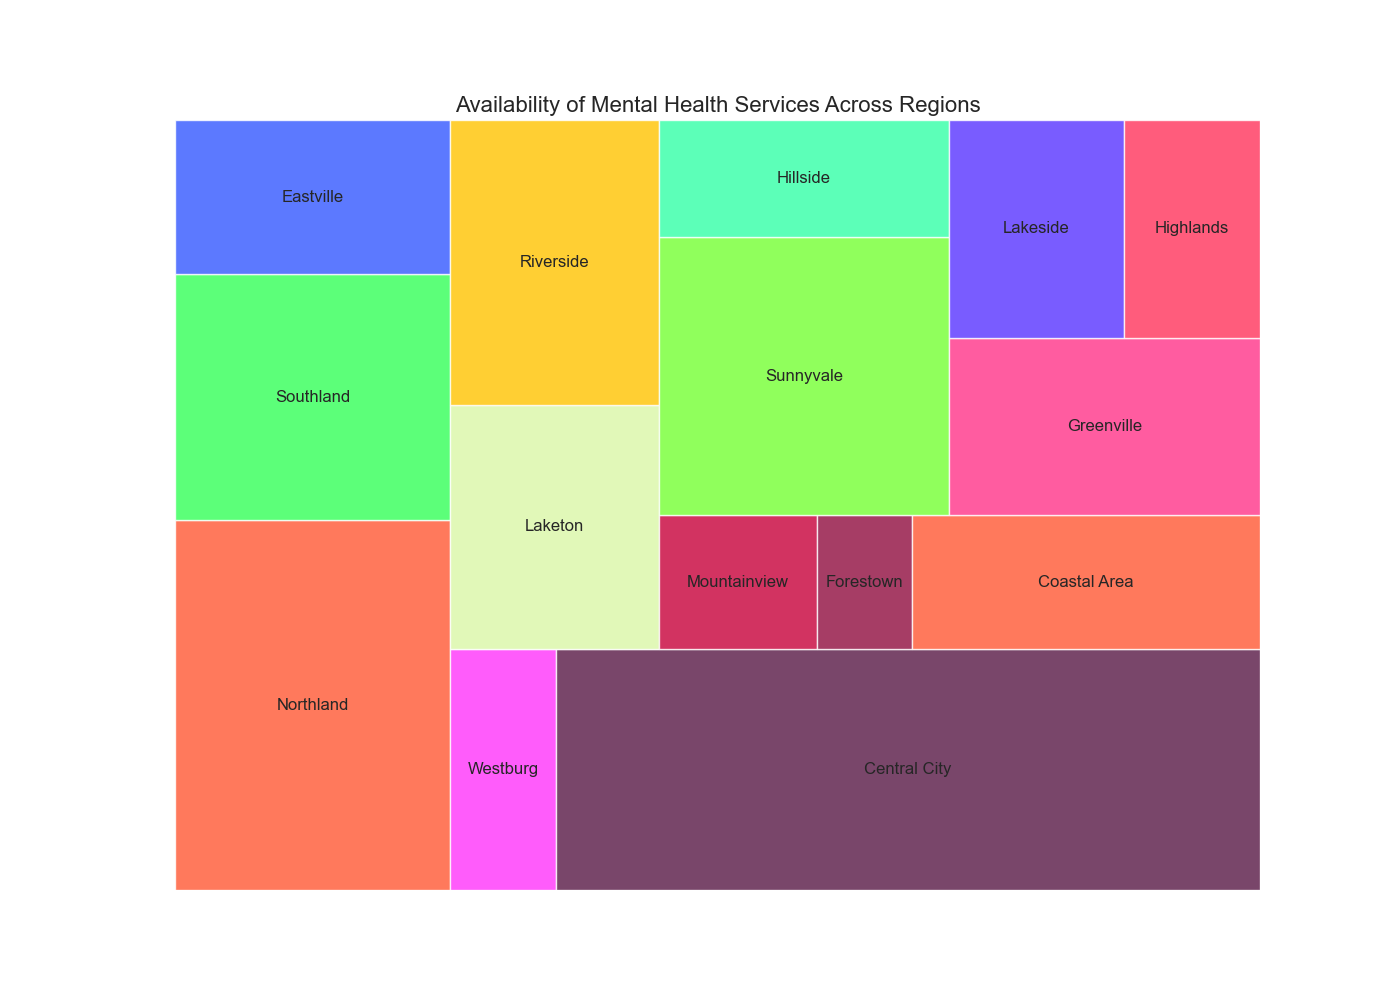

Python code for this plot:

import matplotlib.pyplot as plt
import pandas as pd
import squarify

# Data for creating the treemap
data = {
    'Region': ['Northland', 'Southland', 'Eastville', 'Westburg', 'Central City',
               'Laketon', 'Riverside', 'Mountainview', 'Forestown', 'Coastal Area',
               'Sunnyvale', 'Hillside', 'Greenville', 'Lakeside', 'Highlands'],
    'Mental Health Services': [120, 80, 50, 30, 200, 
                               60, 70, 25, 15, 55,
                               95, 40, 65, 45, 35]
}

# Convert the data dictionary to a pandas DataFrame
df = pd.DataFrame(data)

# Define size of the figure
plt.figure(figsize=(14,10))

# Define custom colors using specific color codes
colors = ['#FF5733', '#33FF57', '#3357FF', '#FF33FB', '#581845',
          '#DAF7A6', '#FFC300', '#C70039', '#900C3F', '#FF5733',
          '#75FF33', '#33FFA6', '#FF3389', '#5733FF', '#FF335B']

# Create the treemap
squarify.plot(sizes=df['Mental Health Services'], label=df['Region'], color=colors, alpha=0.8)

# Set the title of the treemap
plt.title('Availability of Mental Health Services Across Regions', fontsize=16)

# Remove the axis lines
plt.axis('off')

# Display the treemap
plt.show()
